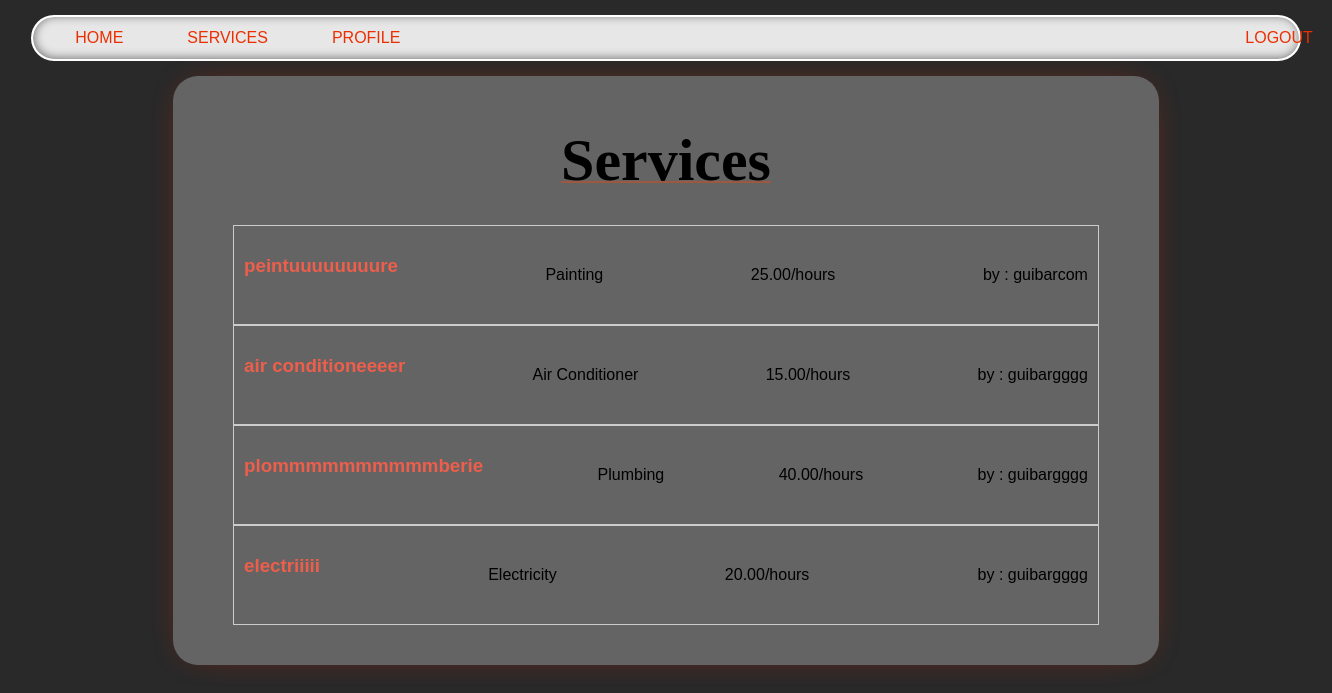
Page /services/ (signed in) on the committed database.
### services/models.py (models this page shows, shortened)
class Service(models.Model):
    company = models.ForeignKey(Company, on_delete=models.CASCADE)
    name = models.CharField(max_length=40)
    name_company = models.CharField(max_length=60)
    description = models.TextField()
    price_hour = models.DecimalField(decimal_places=2, max_digits=100)
    choices = (
        ('Air Conditioner', 'Air Conditioner'),
        ('Carpentry', 'Carpentry'),
        ('Electricity', 'Electricity'),
        ('Gardening', 'Gardening'),
        ('Home Machines', 'Home Machines'),
        ('House Keeping', 'House Keeping'),
        ('Interior Design', 'Interior Design'),
        ('Locks', 'Locks'),
        ('Painting', 'Painting'),
        ('Plumbing', 'Plumbing'),
        ('Water Heaters', 'Water Heaters'),
    )
    field = models.CharField(max_length=30, blank=False,
                             null=False, choices=choices)
    date = models.DateTimeField(auto_now=True, null=False)

### services/views.py (the view)
# urls.py: path('', v.service_list, name='services_list'),
@login_required
def service_list(request):
    services = Service.objects.all().order_by("-date")
    return render(request, 'services/list.html', {'services': services})

### services/templates/services/list.html (shortened to what this page needs)
{% extends 'main/base.html' %}
{% block content %}
    <p class="title">Services</p>
      <div class='services_list'>
        {% if services %}
          {% for service in services %}
          <div class="service">
            <a href="{% url 'index' service.id %}"><h3>{{ service.name }}</h3></a>
            <p class="field">{{ service.field }}</p>
            <p>{{ service.price_hour }}/hours</p>
            <p class="company-name">by :  {{ service.name_company }}</p>
          </div>
          {% endfor %}
        {% else %}
          <h2>Sorry No services available yet</h2>
        {% endif %}
      </div>
{% endblock %}

### static/css/style.css (style rules this page uses)
body { background: #292929; font-family: 'Lexend Exa', sans-serif; padding: 0; margin: 0; }
a { color: #ee5e4b; text-decoration: none; }
.content p { text-align: center; margin: 30px 0px; white-space: pre-line; }
.title { text-align: center; font-family: 'Times New Roman', Times, serif; font-size: 60px; font-weight: bold; text-decoration: 2px underline; text-decoration-color: rgba(255, 68, 0, 0.37); }
.services_list { padding: 0; margin-bottom: 20px; }
.service { display: flex; justify-content: space-between; padding: 10px; border: 1px solid #ccc; }
.service p.company-name { text-align: right; }

### rows in the picture
Service: name "peintuuuuuuuure", field "Painting", price_hour "25.00", name_company "guibarcom"
Service: name "air conditioneeeer", field "Air Conditioner", price_hour "15.00", name_company "guibargggg"
Service: name "plommmmmmmmmmberie", field "Plumbing", price_hour "40.00", name_company "guibargggg"
Service: name "electriiiii", field "Electricity", price_hour "20.00", name_company "guibargggg"
